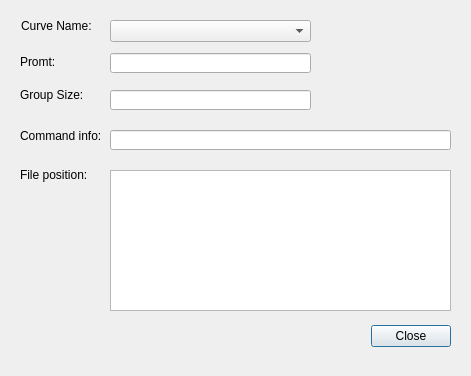
<?xml version="1.0" encoding="UTF-8"?>
<ui version="4.0">
 <class>IcvCurveInfo</class>
 <widget class="QDialog" name="IcvCurveInfo">
  <property name="geometry">
   <rect>
    <x>0</x>
    <y>0</y>
    <width>471</width>
    <height>376</height>
   </rect>
  </property>
  <property name="windowTitle">
   <string>Dialog</string>
  </property>
  <property name="sizeGripEnabled">
   <bool>false</bool>
  </property>
  <widget class="QDialogButtonBox" name="buttonBox">
   <property name="geometry">
    <rect>
     <x>370</x>
     <y>320</y>
     <width>81</width>
     <height>32</height>
    </rect>
   </property>
   <property name="locale">
    <locale language="English" country="UnitedStates"/>
   </property>
   <property name="orientation">
    <enum>Qt::Horizontal</enum>
   </property>
   <property name="standardButtons">
    <set>QDialogButtonBox::Close</set>
   </property>
  </widget>
  <widget class="QLabel" name="label">
   <property name="geometry">
    <rect>
     <x>21</x>
     <y>15</y>
     <width>71</width>
     <height>21</height>
    </rect>
   </property>
   <property name="text">
    <string>Curve Name:</string>
   </property>
  </widget>
  <widget class="QLabel" name="label_2">
   <property name="geometry">
    <rect>
     <x>20</x>
     <y>164</y>
     <width>91</width>
     <height>21</height>
    </rect>
   </property>
   <property name="text">
    <string>File position:</string>
   </property>
  </widget>
  <widget class="QLabel" name="label_3">
   <property name="geometry">
    <rect>
     <x>20</x>
     <y>120</y>
     <width>81</width>
     <height>31</height>
    </rect>
   </property>
   <property name="text">
    <string>Command info:</string>
   </property>
  </widget>
  <widget class="QComboBox" name="comboBoxCurveTitle">
   <property name="geometry">
    <rect>
     <x>110</x>
     <y>20</y>
     <width>201</width>
     <height>22</height>
    </rect>
   </property>
  </widget>
  <widget class="QPlainTextEdit" name="plainTextEditFilePos">
   <property name="geometry">
    <rect>
     <x>110</x>
     <y>170</y>
     <width>341</width>
     <height>141</height>
    </rect>
   </property>
  </widget>
  <widget class="QLabel" name="label_4">
   <property name="geometry">
    <rect>
     <x>20</x>
     <y>51</y>
     <width>81</width>
     <height>21</height>
    </rect>
   </property>
   <property name="text">
    <string>Promt:</string>
   </property>
  </widget>
  <widget class="QLineEdit" name="lineEditPromt">
   <property name="geometry">
    <rect>
     <x>110</x>
     <y>53</y>
     <width>201</width>
     <height>20</height>
    </rect>
   </property>
   <property name="readOnly">
    <bool>true</bool>
   </property>
  </widget>
  <widget class="QLabel" name="label_5">
   <property name="geometry">
    <rect>
     <x>20</x>
     <y>85</y>
     <width>71</width>
     <height>20</height>
    </rect>
   </property>
   <property name="text">
    <string>Group Size:</string>
   </property>
  </widget>
  <widget class="QLineEdit" name="lineEditGroupSize">
   <property name="geometry">
    <rect>
     <x>110</x>
     <y>90</y>
     <width>201</width>
     <height>20</height>
    </rect>
   </property>
   <property name="readOnly">
    <bool>true</bool>
   </property>
  </widget>
  <widget class="QLineEdit" name="plainEditFileBriefInfo">
   <property name="geometry">
    <rect>
     <x>110</x>
     <y>130</y>
     <width>341</width>
     <height>20</height>
    </rect>
   </property>
   <property name="readOnly">
    <bool>true</bool>
   </property>
  </widget>
 </widget>
 <resources/>
 <connections>
  <connection>
   <sender>buttonBox</sender>
   <signal>accepted()</signal>
   <receiver>IcvCurveInfo</receiver>
   <slot>accept()</slot>
   <hints>
    <hint type="sourcelabel">
     <x>248</x>
     <y>254</y>
    </hint>
    <hint type="destinationlabel">
     <x>157</x>
     <y>274</y>
    </hint>
   </hints>
  </connection>
  <connection>
   <sender>buttonBox</sender>
   <signal>rejected()</signal>
   <receiver>IcvCurveInfo</receiver>
   <slot>reject()</slot>
   <hints>
    <hint type="sourcelabel">
     <x>316</x>
     <y>260</y>
    </hint>
    <hint type="destinationlabel">
     <x>286</x>
     <y>274</y>
    </hint>
   </hints>
  </connection>
 </connections>
</ui>
